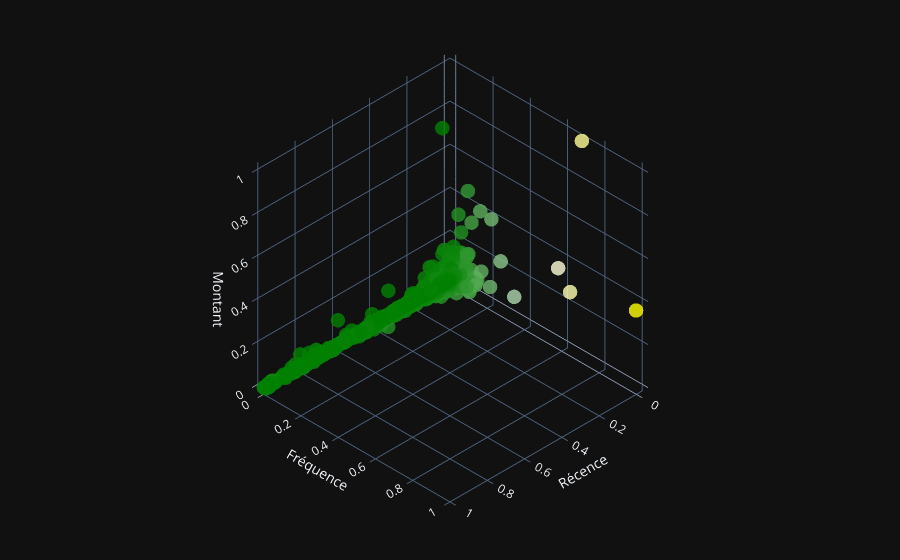

Notebook code for this chart:
### Markdown cell above
### Visualisation 3D des clients selon les trois facteurs Recense, Frequence et Montant

### Code cell
import plotly.graph_objects as go

fig = go.Figure(data=[go.Scatter3d( 
    x= x.flatten(),
    y= y.flatten(),
    z= z.flatten(),
    mode='markers',
    marker=dict(
        size=5,
        color=y.flatten(),                
        colorscale=[
            [0.0, 'yellow'],
            [0.5, 'white'],
            [1.0, 'green']
        ],  
        opacity=0.8,
        reversescale=True
    )
)])

fig.update_layout(
    template="plotly_dark",
    margin=dict(l=0, r=0, b=0, t=0),
    scene=dict(
        xaxis_title='Récence',
        yaxis_title='Fréquence',
        zaxis_title='Montant'
    )
)

fig.layout.scene.camera.projection.type = "orthographic"
fig.show()

### Figure 1 — Plotly figure (JSON) as saved in the notebook; plotly's stock layout.template omitted (floating-point values rounded to 4 significant figures; data arrays with more than 128 entries replaced by an {"elided": "..."} marker saying what was removed)
{"data": [{"marker": {"color": {"elided": "4267 float values"}, "colorscale": [[0, "yellow"], [0.5, "white"], [1, "green"]], "opacity": 0.8, "reversescale": true, "size": 5}, "mode": "markers", "type": "scatter3d", "x": {"elided": "4267 float values"}, "y": {"elided": "4267 float values"}, "z": {"elided": "4267 float values"}}], "layout": {"margin": {"b": 0, "l": 0, "r": 0, "t": 0}, "scene": {"camera": {"projection": {"type": "orthographic"}}, "xaxis": {"title": {"text": "Récence"}}, "yaxis": {"title": {"text": "Fréquence"}}, "zaxis": {"title": {"text": "Montant"}}}}}
